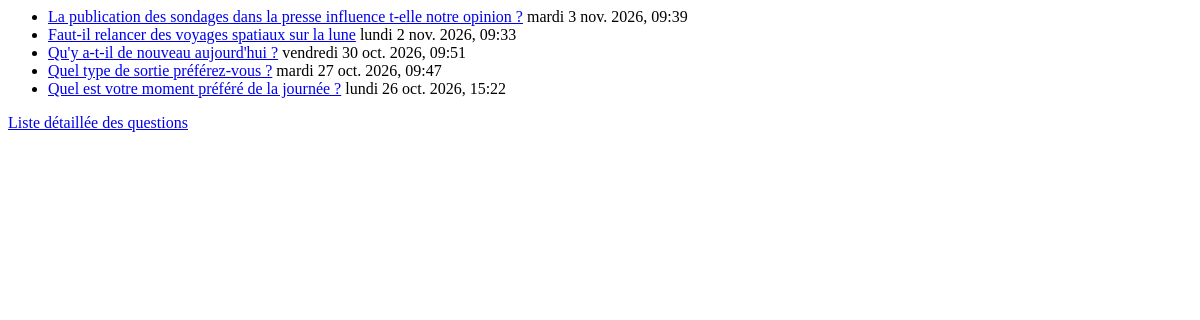
/polls/, run on an earlier commit of the app's database.
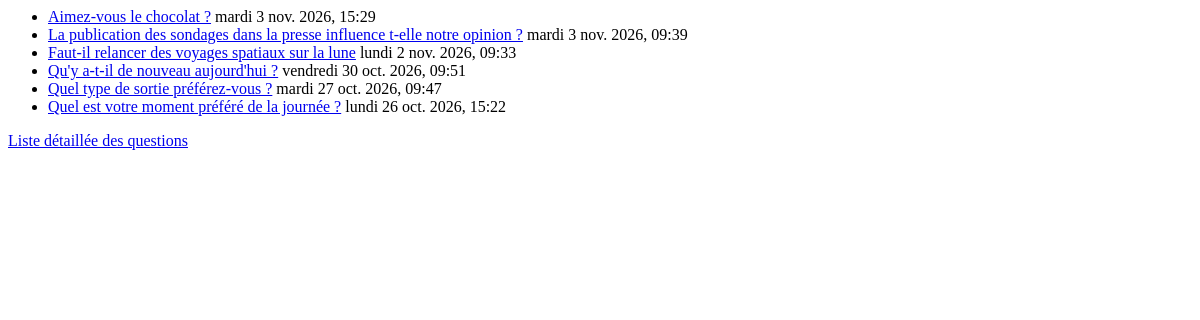
And on a later commit of the database.
### polls/models.py (models this page shows, shortened)
class Question(models.Model):
    question_text = models.CharField(max_length=200)
    pub_date = models.DateTimeField("date published")

### polls/views.py (the view)
# urls.py: path("", views.IndexView.as_view(), name="index"),
class IndexView(generic.ListView):
    template_name = "polls/index.html"
    context_object_name = "latest_question_list"
    def get_queryset(self):
        return Question.objects.order_by("-pub_date")

### polls/templates/polls/index.html
{% if latest_question_list %}
    <ul>
    {% for question in latest_question_list %}
        <li><a href="{% url 'polls:detail' question.id %}">{{ question.question_text }}</a> {{question.pub_date | date:"l j N Y, H:i"}}</li>
    {% endfor %}
    </ul>
{% else %}
    <p>No polls are available.</p>
{% endif %}
<a href="{% url 'polls:all' %}">Liste détaillée des questions </a>

What changed in the data, as far as the page shows it:
added Question: question_text "Aimez-vous le chocolat ?", pub_date "mardi 3 nov. 2026, 15:29"
